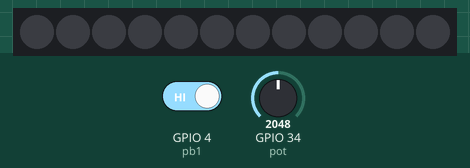
Bench run of a program on a simulated ESP32 board running MicroPython. Parts: 12 RGB LEDs in strip order, left to right. The inputs (shaded band) are chosen by the test bench; at power-on: GPIO 4 (pb1) HIGH, GPIO 34 (pot) = 2048 (analog values on the 0–4095 scale). Dim RGB values are drawn brighter than linear.

Above: at 1.2 s.
1.3 s: GPIO 4 (pb1) driven LOW
At 1.7 s:
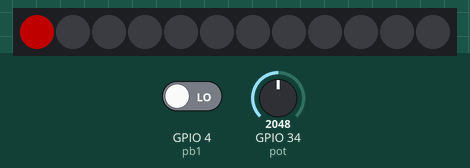
4.3 s: GPIO 34 (pot) set to 491
At 4.92 s:
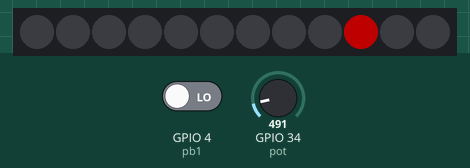
5.8 s: GPIO 34 (pot) set to 0
Timing chart, 0 to 8.8 s (numbered marks = the images above; inputs shaded):
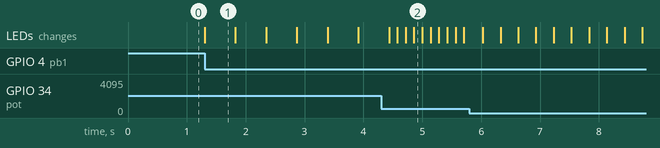

The program:

Id_3.py
```python
from machine import Pin, ADC
from neopixel import NeoPixel
from machine import Pin
from time import sleep_ms, sleep

PB1_PIN = 4
pb1 = Pin(PB1_PIN, Pin.IN)
pot = ADC(Pin(34, Pin.IN),atten=3)
pot.width(10)

n = 12 #number of pixels
p = 26 #pin acchachet to ring
np = NeoPixel(Pin(p, Pin.OUT), n)
light_nr = -1
pb1_pushed = 1
off = 0

def led_step(r,g,b): # for hver gang fungtionen er kallet flyt den tænde led en gang
    global light_nr
    for i in range (n):
        np[i] = (0,0,0)
    np.write()
    if light_nr > n-2:
            light_nr = -1
    light_nr = light_nr + 1
    np[light_nr] = (r,g,b)
    np.write()


while True:
    first = pb1.value()
    sleep(0.05)
    second = pb1.value()

    if first > second: # hvis knappen er trykket forbered værdiger der skal buges i looped og så start looped
        loop_full_start = 0
        pb1_pushed = 0
        while True:
            pot_val = pot.read()
            led_step(80,0,0)
            #sov i den tid som potentiometerts værdi er og chek hvet 20 ms om kbappen er blevet trykket
            for time in range (0, pot_val, 20):
                if pb1.value() == 0 and loop_full_start == 1: # hvis knappen er blevet trykket stop looped og giv off en værdig af 1 for at ende det ydre loop
                    off = 1
                    break
                sleep_ms(20)
            #stop koden vis knapen er trykket
            if off == 1: # hvis knappen er tryket i for looped oven over stop looped
                off = 0
                break
            if pb1.value() == 0 and loop_full_start == 1: #stop looped hvis knappen er slukket
                break

            if pb1.value() == 0 and pb1_pushed == 0: # sør for at knappen har været sluppet før den kan lave noget input i fungtionen der stopper looped
                ...
            else:
                loop_full_start = 1
                pb1_pushed = 0
  
```

Measured:
- after the input at 1.3 s, the LEDs: change at once (image 1)
- what the display in image 1 shows lasts 0.5 s, from 1.3 s to 1.8 s
